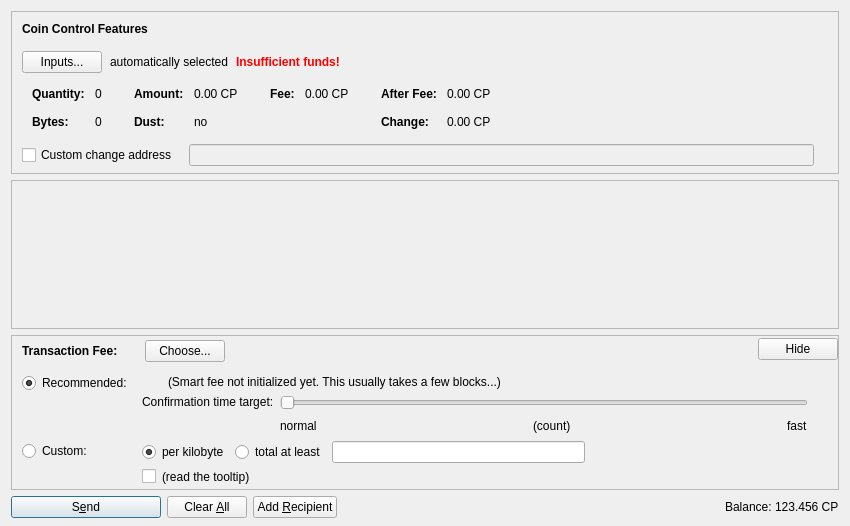
<?xml version="1.0" encoding="UTF-8"?>
<ui version="4.0">
 <class>SendCoinsDialog</class>
 <widget class="QDialog" name="SendCoinsDialog">
  <property name="geometry">
   <rect>
    <x>0</x>
    <y>0</y>
    <width>850</width>
    <height>526</height>
   </rect>
  </property>
  <property name="windowTitle">
   <string>Send Coins</string>
  </property>
  <layout class="QVBoxLayout" name="verticalLayout" stretch="0,1,0,0">
   <property name="bottomMargin">
    <number>8</number>
   </property>
   <item>
    <widget class="QFrame" name="frameCoinControl">
     <property name="sizePolicy">
      <sizepolicy hsizetype="Expanding" vsizetype="Expanding">
       <horstretch>0</horstretch>
       <verstretch>0</verstretch>
      </sizepolicy>
     </property>
     <property name="maximumSize">
      <size>
       <width>16777215</width>
       <height>16777215</height>
      </size>
     </property>
     <property name="frameShape">
      <enum>QFrame::StyledPanel</enum>
     </property>
     <property name="frameShadow">
      <enum>QFrame::Sunken</enum>
     </property>
     <layout class="QVBoxLayout" name="verticalLayoutCoinControl2">
      <property name="spacing">
       <number>0</number>
      </property>
      <property name="leftMargin">
       <number>0</number>
      </property>
      <property name="topMargin">
       <number>0</number>
      </property>
      <property name="rightMargin">
       <number>0</number>
      </property>
      <property name="bottomMargin">
       <number>6</number>
      </property>
      <item>
       <layout class="QVBoxLayout" name="verticalLayoutCoinControl" stretch="0,0,0,0,1">
        <property name="spacing">
         <number>0</number>
        </property>
        <property name="leftMargin">
         <number>10</number>
        </property>
        <property name="topMargin">
         <number>10</number>
        </property>
        <item>
         <layout class="QHBoxLayout" name="horizontalLayoutCoinControl1">
          <property name="bottomMargin">
           <number>15</number>
          </property>
          <item>
           <widget class="QLabel" name="labelCoinControlFeatures">
            <property name="sizePolicy">
             <sizepolicy hsizetype="Preferred" vsizetype="Maximum">
              <horstretch>0</horstretch>
              <verstretch>0</verstretch>
             </sizepolicy>
            </property>
            <property name="font">
             <font>
              <weight>75</weight>
              <bold>true</bold>
             </font>
            </property>
            <property name="styleSheet">
             <string notr="true">font-weight:bold;</string>
            </property>
            <property name="text">
             <string>Coin Control Features</string>
            </property>
           </widget>
          </item>
         </layout>
        </item>
        <item>
         <layout class="QHBoxLayout" name="horizontalLayoutCoinControl2" stretch="0,0,0,0">
          <property name="spacing">
           <number>8</number>
          </property>
          <property name="bottomMargin">
           <number>10</number>
          </property>
          <item>
           <widget class="QPushButton" name="pushButtonCoinControl">
            <property name="styleSheet">
             <string notr="true"/>
            </property>
            <property name="text">
             <string>Inputs...</string>
            </property>
            <property name="autoDefault">
             <bool>false</bool>
            </property>
           </widget>
          </item>
          <item>
           <widget class="QLabel" name="labelCoinControlAutomaticallySelected">
            <property name="text">
             <string>automatically selected</string>
            </property>
            <property name="margin">
             <number>5</number>
            </property>
           </widget>
          </item>
          <item>
           <widget class="QLabel" name="labelCoinControlInsuffFunds">
            <property name="font">
             <font>
              <weight>75</weight>
              <bold>true</bold>
             </font>
            </property>
            <property name="styleSheet">
             <string notr="true">color:red;font-weight:bold;</string>
            </property>
            <property name="text">
             <string>Insufficient funds!</string>
            </property>
            <property name="margin">
             <number>5</number>
            </property>
           </widget>
          </item>
          <item>
           <spacer name="horizontalSpacerCoinControl">
            <property name="orientation">
             <enum>Qt::Horizontal</enum>
            </property>
            <property name="sizeHint" stdset="0">
             <size>
              <width>40</width>
              <height>1</height>
             </size>
            </property>
           </spacer>
          </item>
         </layout>
        </item>
        <item>
         <widget class="QWidget" name="widgetCoinControl" native="true">
          <property name="sizePolicy">
           <sizepolicy hsizetype="Preferred" vsizetype="Preferred">
            <horstretch>0</horstretch>
            <verstretch>0</verstretch>
           </sizepolicy>
          </property>
          <property name="minimumSize">
           <size>
            <width>0</width>
            <height>0</height>
           </size>
          </property>
          <property name="styleSheet">
           <string notr="true"/>
          </property>
          <layout class="QHBoxLayout" name="horizontalLayoutCoinControl5">
           <property name="leftMargin">
            <number>0</number>
           </property>
           <property name="topMargin">
            <number>0</number>
           </property>
           <property name="rightMargin">
            <number>0</number>
           </property>
           <property name="bottomMargin">
            <number>0</number>
           </property>
           <item>
            <layout class="QHBoxLayout" name="horizontalLayoutCoinControl3" stretch="0,0,0,1">
             <property name="spacing">
              <number>20</number>
             </property>
             <property name="topMargin">
              <number>0</number>
             </property>
             <property name="bottomMargin">
              <number>10</number>
             </property>
             <item>
              <layout class="QFormLayout" name="formLayoutCoinControl1">
               <property name="horizontalSpacing">
                <number>10</number>
               </property>
               <property name="verticalSpacing">
                <number>14</number>
               </property>
               <property name="leftMargin">
                <number>10</number>
               </property>
               <property name="topMargin">
                <number>4</number>
               </property>
               <property name="rightMargin">
                <number>6</number>
               </property>
               <item row="0" column="0">
                <widget class="QLabel" name="labelCoinControlQuantityText">
                 <property name="font">
                  <font>
                   <weight>75</weight>
                   <bold>true</bold>
                  </font>
                 </property>
                 <property name="text">
                  <string>Quantity:</string>
                 </property>
                 <property name="margin">
                  <number>0</number>
                 </property>
                </widget>
               </item>
               <item row="0" column="1">
                <widget class="QLabel" name="labelCoinControlQuantity">
                 <property name="cursor">
                  <cursorShape>IBeamCursor</cursorShape>
                 </property>
                 <property name="contextMenuPolicy">
                  <enum>Qt::ActionsContextMenu</enum>
                 </property>
                 <property name="text">
                  <string notr="true">0</string>
                 </property>
                 <property name="margin">
                  <number>0</number>
                 </property>
                 <property name="textInteractionFlags">
                  <set>Qt::LinksAccessibleByMouse|Qt::TextSelectableByKeyboard|Qt::TextSelectableByMouse</set>
                 </property>
                </widget>
               </item>
               <item row="1" column="0">
                <widget class="QLabel" name="labelCoinControlBytesText">
                 <property name="font">
                  <font>
                   <weight>75</weight>
                   <bold>true</bold>
                  </font>
                 </property>
                 <property name="text">
                  <string>Bytes:</string>
                 </property>
                </widget>
               </item>
               <item row="1" column="1">
                <widget class="QLabel" name="labelCoinControlBytes">
                 <property name="cursor">
                  <cursorShape>IBeamCursor</cursorShape>
                 </property>
                 <property name="contextMenuPolicy">
                  <enum>Qt::ActionsContextMenu</enum>
                 </property>
                 <property name="text">
                  <string notr="true">0</string>
                 </property>
                 <property name="textInteractionFlags">
                  <set>Qt::LinksAccessibleByMouse|Qt::TextSelectableByKeyboard|Qt::TextSelectableByMouse</set>
                 </property>
                </widget>
               </item>
              </layout>
             </item>
             <item>
              <layout class="QFormLayout" name="formLayoutCoinControl2">
               <property name="horizontalSpacing">
                <number>10</number>
               </property>
               <property name="verticalSpacing">
                <number>14</number>
               </property>
               <property name="leftMargin">
                <number>6</number>
               </property>
               <property name="topMargin">
                <number>4</number>
               </property>
               <property name="rightMargin">
                <number>6</number>
               </property>
               <item row="0" column="0">
                <widget class="QLabel" name="labelCoinControlAmountText">
                 <property name="font">
                  <font>
                   <weight>75</weight>
                   <bold>true</bold>
                  </font>
                 </property>
                 <property name="text">
                  <string>Amount:</string>
                 </property>
                 <property name="margin">
                  <number>0</number>
                 </property>
                </widget>
               </item>
               <item row="0" column="1">
                <widget class="QLabel" name="labelCoinControlAmount">
                 <property name="cursor">
                  <cursorShape>IBeamCursor</cursorShape>
                 </property>
                 <property name="contextMenuPolicy">
                  <enum>Qt::ActionsContextMenu</enum>
                 </property>
                 <property name="text">
                  <string notr="true">0.00 CP</string>
                 </property>
                 <property name="textInteractionFlags">
                  <set>Qt::LinksAccessibleByMouse|Qt::TextSelectableByKeyboard|Qt::TextSelectableByMouse</set>
                 </property>
                </widget>
               </item>
               <item row="1" column="0">
                <widget class="QLabel" name="labelCoinControlLowOutputText">
                 <property name="font">
                  <font>
                   <weight>75</weight>
                   <bold>true</bold>
                  </font>
                 </property>
                 <property name="text">
                  <string>Dust:</string>
                 </property>
                </widget>
               </item>
               <item row="1" column="1">
                <widget class="QLabel" name="labelCoinControlLowOutput">
                 <property name="cursor">
                  <cursorShape>IBeamCursor</cursorShape>
                 </property>
                 <property name="contextMenuPolicy">
                  <enum>Qt::ActionsContextMenu</enum>
                 </property>
                 <property name="text">
                  <string notr="true">no</string>
                 </property>
                 <property name="textInteractionFlags">
                  <set>Qt::LinksAccessibleByMouse|Qt::TextSelectableByKeyboard|Qt::TextSelectableByMouse</set>
                 </property>
                </widget>
               </item>
              </layout>
             </item>
             <item>
              <layout class="QFormLayout" name="formLayoutCoinControl3">
               <property name="horizontalSpacing">
                <number>10</number>
               </property>
               <property name="verticalSpacing">
                <number>14</number>
               </property>
               <property name="leftMargin">
                <number>6</number>
               </property>
               <property name="topMargin">
                <number>4</number>
               </property>
               <property name="rightMargin">
                <number>6</number>
               </property>
               <item row="0" column="0">
                <widget class="QLabel" name="labelCoinControlFeeText">
                 <property name="font">
                  <font>
                   <weight>75</weight>
                   <bold>true</bold>
                  </font>
                 </property>
                 <property name="text">
                  <string>Fee:</string>
                 </property>
                 <property name="margin">
                  <number>0</number>
                 </property>
                </widget>
               </item>
               <item row="0" column="1">
                <widget class="QLabel" name="labelCoinControlFee">
                 <property name="cursor">
                  <cursorShape>IBeamCursor</cursorShape>
                 </property>
                 <property name="contextMenuPolicy">
                  <enum>Qt::ActionsContextMenu</enum>
                 </property>
                 <property name="text">
                  <string notr="true">0.00 CP</string>
                 </property>
                 <property name="textInteractionFlags">
                  <set>Qt::LinksAccessibleByMouse|Qt::TextSelectableByKeyboard|Qt::TextSelectableByMouse</set>
                 </property>
                </widget>
               </item>
              </layout>
             </item>
             <item>
              <layout class="QFormLayout" name="formLayoutCoinControl4">
               <property name="horizontalSpacing">
                <number>10</number>
               </property>
               <property name="verticalSpacing">
                <number>14</number>
               </property>
               <property name="leftMargin">
                <number>6</number>
               </property>
               <property name="topMargin">
                <number>4</number>
               </property>
               <property name="rightMargin">
                <number>6</number>
               </property>
               <item row="0" column="0">
                <widget class="QLabel" name="labelCoinControlAfterFeeText">
                 <property name="font">
                  <font>
                   <weight>75</weight>
                   <bold>true</bold>
                  </font>
                 </property>
                 <property name="text">
                  <string>After Fee:</string>
                 </property>
                 <property name="margin">
                  <number>0</number>
                 </property>
                </widget>
               </item>
               <item row="0" column="1">
                <widget class="QLabel" name="labelCoinControlAfterFee">
                 <property name="cursor">
                  <cursorShape>IBeamCursor</cursorShape>
                 </property>
                 <property name="contextMenuPolicy">
                  <enum>Qt::ActionsContextMenu</enum>
                 </property>
                 <property name="text">
                  <string notr="true">0.00 CP</string>
                 </property>
                 <property name="textInteractionFlags">
                  <set>Qt::LinksAccessibleByMouse|Qt::TextSelectableByKeyboard|Qt::TextSelectableByMouse</set>
                 </property>
                </widget>
               </item>
               <item row="1" column="0">
                <widget class="QLabel" name="labelCoinControlChangeText">
                 <property name="font">
                  <font>
                   <weight>75</weight>
                   <bold>true</bold>
                  </font>
                 </property>
                 <property name="text">
                  <string>Change:</string>
                 </property>
                </widget>
               </item>
               <item row="1" column="1">
                <widget class="QLabel" name="labelCoinControlChange">
                 <property name="cursor">
                  <cursorShape>IBeamCursor</cursorShape>
                 </property>
                 <property name="contextMenuPolicy">
                  <enum>Qt::ActionsContextMenu</enum>
                 </property>
                 <property name="text">
                  <string notr="true">0.00 CP</string>
                 </property>
                 <property name="textInteractionFlags">
                  <set>Qt::LinksAccessibleByMouse|Qt::TextSelectableByKeyboard|Qt::TextSelectableByMouse</set>
                 </property>
                </widget>
               </item>
              </layout>
             </item>
            </layout>
           </item>
          </layout>
         </widget>
        </item>
        <item>
         <layout class="QHBoxLayout" name="horizontalLayoutCoinControl4" stretch="0,0,0">
          <property name="spacing">
           <number>12</number>
          </property>
          <property name="sizeConstraint">
           <enum>QLayout::SetDefaultConstraint</enum>
          </property>
          <property name="topMargin">
           <number>5</number>
          </property>
          <property name="rightMargin">
           <number>5</number>
          </property>
          <item>
           <widget class="QCheckBox" name="checkBoxCoinControlChange">
            <property name="toolTip">
             <string>If this is activated, but the change address is empty or invalid, change will be sent to a newly generated address.</string>
            </property>
            <property name="text">
             <string>Custom change address</string>
            </property>
           </widget>
          </item>
          <item>
           <widget class="QValidatedLineEdit" name="lineEditCoinControlChange">
            <property name="enabled">
             <bool>false</bool>
            </property>
            <property name="sizePolicy">
             <sizepolicy hsizetype="Expanding" vsizetype="Fixed">
              <horstretch>0</horstretch>
              <verstretch>0</verstretch>
             </sizepolicy>
            </property>
           </widget>
          </item>
          <item>
           <widget class="QLabel" name="labelCoinControlChangeLabel">
            <property name="sizePolicy">
             <sizepolicy hsizetype="Preferred" vsizetype="Expanding">
              <horstretch>0</horstretch>
              <verstretch>0</verstretch>
             </sizepolicy>
            </property>
            <property name="minimumSize">
             <size>
              <width>0</width>
              <height>0</height>
             </size>
            </property>
            <property name="text">
             <string/>
            </property>
            <property name="margin">
             <number>3</number>
            </property>
           </widget>
          </item>
         </layout>
        </item>
        <item>
         <spacer name="verticalSpacerCoinControl">
          <property name="orientation">
           <enum>Qt::Vertical</enum>
          </property>
          <property name="sizeHint" stdset="0">
           <size>
            <width>800</width>
            <height>1</height>
           </size>
          </property>
         </spacer>
        </item>
       </layout>
      </item>
     </layout>
    </widget>
   </item>
   <item>
    <widget class="QScrollArea" name="scrollArea">
     <property name="widgetResizable">
      <bool>true</bool>
     </property>
     <widget class="QWidget" name="scrollAreaWidgetContents">
      <property name="geometry">
       <rect>
        <x>0</x>
        <y>0</y>
        <width>830</width>
        <height>104</height>
       </rect>
      </property>
      <layout class="QVBoxLayout" name="verticalLayout_2" stretch="0,1">
       <property name="leftMargin">
        <number>0</number>
       </property>
       <property name="topMargin">
        <number>0</number>
       </property>
       <property name="rightMargin">
        <number>0</number>
       </property>
       <property name="bottomMargin">
        <number>0</number>
       </property>
       <item>
        <layout class="QVBoxLayout" name="entries">
         <property name="spacing">
          <number>6</number>
         </property>
        </layout>
       </item>
       <item>
        <spacer name="verticalSpacer">
         <property name="orientation">
          <enum>Qt::Vertical</enum>
         </property>
         <property name="sizeHint" stdset="0">
          <size>
           <width>20</width>
           <height>40</height>
          </size>
         </property>
        </spacer>
       </item>
      </layout>
     </widget>
    </widget>
   </item>
   <item>
    <widget class="QFrame" name="frameFee">
     <property name="sizePolicy">
      <sizepolicy hsizetype="Expanding" vsizetype="Expanding">
       <horstretch>0</horstretch>
       <verstretch>0</verstretch>
      </sizepolicy>
     </property>
     <property name="maximumSize">
      <size>
       <width>16777215</width>
       <height>16777215</height>
      </size>
     </property>
     <property name="frameShape">
      <enum>QFrame::StyledPanel</enum>
     </property>
     <property name="frameShadow">
      <enum>QFrame::Sunken</enum>
     </property>
     <layout class="QVBoxLayout" name="verticalLayoutFee1">
      <property name="spacing">
       <number>0</number>
      </property>
      <property name="leftMargin">
       <number>0</number>
      </property>
      <property name="topMargin">
       <number>0</number>
      </property>
      <property name="rightMargin">
       <number>0</number>
      </property>
      <property name="bottomMargin">
       <number>0</number>
      </property>
      <item>
       <layout class="QVBoxLayout" name="verticalLayoutFee2" stretch="0,0,0">
        <property name="spacing">
         <number>0</number>
        </property>
        <property name="leftMargin">
         <number>10</number>
        </property>
        <property name="topMargin">
         <number>0</number>
        </property>
        <item>
         <layout class="QHBoxLayout" name="horizontalLayoutFee1">
          <property name="bottomMargin">
           <number>0</number>
          </property>
          <item>
           <layout class="QVBoxLayout" name="verticalLayoutFee7">
            <property name="spacing">
             <number>0</number>
            </property>
            <item>
             <spacer name="verticalSpacerSmartFee">
              <property name="orientation">
               <enum>Qt::Vertical</enum>
              </property>
              <property name="sizeType">
               <enum>QSizePolicy::Fixed</enum>
              </property>
              <property name="sizeHint" stdset="0">
               <size>
                <width>1</width>
                <height>4</height>
               </size>
              </property>
             </spacer>
            </item>
            <item>
             <layout class="QHBoxLayout" name="horizontalLayoutSmartFee">
              <property name="spacing">
               <number>10</number>
              </property>
              <item>
               <widget class="QLabel" name="labelFeeHeadline">
                <property name="sizePolicy">
                 <sizepolicy hsizetype="Preferred" vsizetype="Maximum">
                  <horstretch>0</horstretch>
                  <verstretch>0</verstretch>
                 </sizepolicy>
                </property>
                <property name="font">
                 <font>
                  <weight>75</weight>
                  <bold>true</bold>
                 </font>
                </property>
                <property name="styleSheet">
                 <string notr="true">font-weight:bold;</string>
                </property>
                <property name="text">
                 <string>Transaction Fee:</string>
                </property>
               </widget>
              </item>
              <item>
               <widget class="QLabel" name="labelFeeMinimized">
                <property name="text">
                 <string/>
                </property>
               </widget>
              </item>
              <item>
               <widget class="QPushButton" name="buttonChooseFee">
                <property name="text">
                 <string>Choose...</string>
                </property>
               </widget>
              </item>
             </layout>
            </item>
            <item>
             <spacer name="verticalSpacer_5">
              <property name="orientation">
               <enum>Qt::Vertical</enum>
              </property>
              <property name="sizeHint" stdset="0">
               <size>
                <width>1</width>
                <height>1</height>
               </size>
              </property>
             </spacer>
            </item>
           </layout>
          </item>
          <item>
           <spacer name="horizontalSpacer_4">
            <property name="orientation">
             <enum>Qt::Horizontal</enum>
            </property>
            <property name="sizeHint" stdset="0">
             <size>
              <width>40</width>
              <height>20</height>
             </size>
            </property>
           </spacer>
          </item>
          <item>
           <widget class="QPushButton" name="buttonMinimizeFee">
            <property name="toolTip">
             <string>collapse fee-settings</string>
            </property>
            <property name="text">
             <string>Hide</string>
            </property>
           </widget>
          </item>
         </layout>
        </item>
        <item>
         <widget class="QFrame" name="frameFeeSelection">
          <layout class="QVBoxLayout" name="verticalLayoutFee12">
           <property name="spacing">
            <number>0</number>
           </property>
           <property name="leftMargin">
            <number>0</number>
           </property>
           <property name="topMargin">
            <number>0</number>
           </property>
           <property name="rightMargin">
            <number>0</number>
           </property>
           <property name="bottomMargin">
            <number>0</number>
           </property>
           <item>
            <layout class="QGridLayout" name="gridLayoutFee">
             <property name="topMargin">
              <number>10</number>
             </property>
             <property name="bottomMargin">
              <number>4</number>
             </property>
             <property name="horizontalSpacing">
              <number>10</number>
             </property>
             <property name="verticalSpacing">
              <number>4</number>
             </property>
             <item row="1" column="1">
              <layout class="QVBoxLayout" name="verticalLayoutFee8">
               <property name="spacing">
                <number>6</number>
               </property>
               <item>
                <layout class="QHBoxLayout" name="horizontalLayoutFee13">
                 <item>
                  <widget class="QRadioButton" name="radioCustomPerKilobyte">
                   <property name="toolTip">
                    <string>If the custom fee is set to 1000 satoshis and the transaction is only 250 bytes, then &quot;per kilobyte&quot; only pays 250 satoshis in fee, while &quot;total at least&quot; pays 1000 satoshis. For transactions bigger than a kilobyte both pay by kilobyte.</string>
                   </property>
                   <property name="text">
                    <string>per kilobyte</string>
                   </property>
                   <property name="checked">
                    <bool>true</bool>
                   </property>
                   <attribute name="buttonGroup">
                    <string notr="true">groupCustomFee</string>
                   </attribute>
                  </widget>
                 </item>
                 <item>
                  <widget class="QRadioButton" name="radioCustomAtLeast">
                   <property name="toolTip">
                    <string>If the custom fee is set to 1000 satoshis and the transaction is only 250 bytes, then &quot;per kilobyte&quot; only pays 250 satoshis in fee, while &quot;total at least&quot; pays 1000 satoshis. For transactions bigger than a kilobyte both pay by kilobyte.</string>
                   </property>
                   <property name="text">
                    <string>total at least</string>
                   </property>
                   <attribute name="buttonGroup">
                    <string notr="true">groupCustomFee</string>
                   </attribute>
                  </widget>
                 </item>
                 <item>
                  <widget class="BitcoinAmountField" name="customFee"/>
                 </item>
                 <item>
                  <spacer name="horizontalSpacer_6">
                   <property name="orientation">
                    <enum>Qt::Horizontal</enum>
                   </property>
                   <property name="sizeHint" stdset="0">
                    <size>
                     <width>1</width>
                     <height>1</height>
                    </size>
                   </property>
                  </spacer>
                 </item>
                </layout>
               </item>
               <item>
                <layout class="QHBoxLayout" name="horizontalLayoutFee8">
                 <item>
                  <widget class="QCheckBox" name="checkBoxMinimumFee">
                   <property name="toolTip">
                    <string>Paying only the minimum fee is just fine as long as there is less transaction volume than space in the blocks. But be aware that this can end up in a never confirming transaction once there is more demand for coolpal transactions than the network can process.</string>
                   </property>
                   <property name="text">
                    <string/>
                   </property>
                  </widget>
                 </item>
                 <item>
                  <widget class="QLabel" name="labelMinFeeWarning">
                   <property name="enabled">
                    <bool>true</bool>
                   </property>
                   <property name="toolTip">
                    <string>Paying only the minimum fee is just fine as long as there is less transaction volume than space in the blocks. But be aware that this can end up in a never confirming transaction once there is more demand for coolpal transactions than the network can process.</string>
                   </property>
                   <property name="text">
                    <string>(read the tooltip)</string>
                   </property>
                   <property name="margin">
                    <number>5</number>
                   </property>
                  </widget>
                 </item>
                 <item>
                  <spacer name="horizontalSpacer_2">
                   <property name="orientation">
                    <enum>Qt::Horizontal</enum>
                   </property>
                   <property name="sizeHint" stdset="0">
                    <size>
                     <width>1</width>
                     <height>1</height>
                    </size>
                   </property>
                  </spacer>
                 </item>
                </layout>
               </item>
              </layout>
             </item>
             <item row="0" column="0">
              <layout class="QVBoxLayout" name="verticalLayoutFee4" stretch="0,1">
               <item>
                <widget class="QRadioButton" name="radioSmartFee">
                 <property name="text">
                  <string>Recommended:</string>
                 </property>
                 <property name="checked">
                  <bool>true</bool>
                 </property>
                 <attribute name="buttonGroup">
                  <string notr="true">groupFee</string>
                 </attribute>
                </widget>
               </item>
               <item>
                <spacer name="verticalSpacer_2">
                 <property name="orientation">
                  <enum>Qt::Vertical</enum>
                 </property>
                 <property name="sizeHint" stdset="0">
                  <size>
                   <width>1</width>
                   <height>1</height>
                  </size>
                 </property>
                </spacer>
               </item>
              </layout>
             </item>
             <item row="1" column="0">
              <layout class="QVBoxLayout" name="verticalLayoutFee9" stretch="0,1">
               <item>
                <widget class="QRadioButton" name="radioCustomFee">
                 <property name="text">
                  <string>Custom:</string>
                 </property>
                 <attribute name="buttonGroup">
                  <string notr="true">groupFee</string>
                 </attribute>
                </widget>
               </item>
               <item>
                <spacer name="verticalSpacer_6">
                 <property name="orientation">
                  <enum>Qt::Vertical</enum>
                 </property>
                 <property name="sizeHint" stdset="0">
                  <size>
                   <width>1</width>
                   <height>1</height>
                  </size>
                 </property>
                </spacer>
               </item>
              </layout>
             </item>
             <item row="0" column="1">
              <layout class="QVBoxLayout" name="verticalLayoutFee3" stretch="0,0,1">
               <property name="spacing">
                <number>6</number>
               </property>
               <property name="topMargin">
                <number>2</number>
               </property>
               <item>
                <layout class="QHBoxLayout" name="horizontalLayoutFee12">
                 <item>
                  <widget class="QLabel" name="labelSmartFee">
                   <property name="text">
                    <string/>
                   </property>
                   <property name="margin">
                    <number>2</number>
                   </property>
                  </widget>
                 </item>
                 <item>
                  <widget class="QLabel" name="labelFeeEstimation">
                   <property name="text">
                    <string/>
                   </property>
                  </widget>
                 </item>
                 <item>
                  <widget class="QLabel" name="labelSmartFee2">
                   <property name="text">
                    <string>(Smart fee not initialized yet. This usually takes a few blocks...)</string>
                   </property>
                   <property name="margin">
                    <number>2</number>
                   </property>
                  </widget>
                 </item>
                 <item>
                  <spacer name="horizontalSpacer_5">
                   <property name="orientation">
                    <enum>Qt::Horizontal</enum>
                   </property>
                   <property name="sizeHint" stdset="0">
                    <size>
                     <width>1</width>
                     <height>1</height>
                    </size>
                   </property>
                  </spacer>
                 </item>
                </layout>
               </item>
               <item>
                <layout class="QHBoxLayout" name="horizontalLayoutFee9">
                 <item>
                  <layout class="QVBoxLayout" name="verticalLayoutFee6">
                   <item>
                    <widget class="QLabel" name="labelSmartFee3">
                     <property name="text">
                      <string>Confirmation time target:</string>
                     </property>
                     <property name="margin">
                      <number>2</number>
                     </property>
                    </widget>
                   </item>
                   <item>
                    <spacer name="verticalSpacer_3">
                     <property name="orientation">
                      <enum>Qt::Vertical</enum>
                     </property>
                     <property name="sizeHint" stdset="0">
                      <size>
                       <width>1</width>
                       <height>1</height>
                      </size>
                     </property>
                    </spacer>
                   </item>
                  </layout>
                 </item>
                 <item>
                  <layout class="QVBoxLayout" name="verticalLayoutFee5">
                   <property name="rightMargin">
                    <number>30</number>
                   </property>
                   <item>
                    <widget class="QSlider" name="sliderSmartFee">
                     <property name="minimum">
                      <number>0</number>
                     </property>
                     <property name="maximum">
                      <number>23</number>
                     </property>
                     <property name="pageStep">
                      <number>1</number>
                     </property>
                     <property name="value">
                      <number>0</number>
                     </property>
                     <property name="orientation">
                      <enum>Qt::Horizontal</enum>
                     </property>
                     <property name="invertedAppearance">
                      <bool>false</bool>
                     </property>
                     <property name="invertedControls">
                      <bool>false</bool>
                     </property>
                     <property name="tickPosition">
                      <enum>QSlider::NoTicks</enum>
                     </property>
                    </widget>
                   </item>
                   <item>
                    <layout class="QHBoxLayout" name="horizontalLayoutFee10">
                     <item>
                      <widget class="QLabel" name="labelSmartFeeNormal">
                       <property name="text">
                        <string>normal</string>
                       </property>
                      </widget>
                     </item>
                     <item>
                      <spacer name="horizontalSpacer_7">
                       <property name="orientation">
                        <enum>Qt::Horizontal</enum>
                       </property>
                       <property name="sizeHint" stdset="0">
                        <size>
                         <width>40</width>
                         <height>20</height>
                        </size>
                       </property>
                      </spacer>
                     </item>
                     <item>
                      <widget class="QLabel" name="confirmationTargetLabel">
                       <property name="text">
                        <string notr="true">(count)</string>
                       </property>
                      </widget>
                     </item>
                     <item>
                      <spacer name="horizontalSpacer_3">
                       <property name="orientation">
                        <enum>Qt::Horizontal</enum>
                       </property>
                       <property name="sizeHint" stdset="0">
                        <size>
                         <width>40</width>
                         <height>20</height>
                        </size>
                       </property>
                      </spacer>
                     </item>
                     <item>
                      <widget class="QLabel" name="labelSmartFeeFast">
                       <property name="text">
                        <string>fast</string>
                       </property>
                      </widget>
                     </item>
                    </layout>
                   </item>
                  </layout>
                 </item>
                </layout>
               </item>
               <item>
                <spacer name="verticalSpacer_4">
                 <property name="orientation">
                  <enum>Qt::Vertical</enum>
                 </property>
                 <property name="sizeHint" stdset="0">
                  <size>
                   <width>1</width>
                   <height>1</height>
                  </size>
                 </property>
                </spacer>
               </item>
              </layout>
             </item>
            </layout>
           </item>
          </layout>
         </widget>
        </item>
        <item>
         <spacer name="verticalSpacerFee">
          <property name="orientation">
           <enum>Qt::Vertical</enum>
          </property>
          <property name="sizeHint" stdset="0">
           <size>
            <width>800</width>
            <height>1</height>
           </size>
          </property>
         </spacer>
        </item>
       </layout>
      </item>
     </layout>
    </widget>
   </item>
   <item>
    <layout class="QHBoxLayout" name="horizontalLayout">
     <item>
      <widget class="QPushButton" name="sendButton">
       <property name="minimumSize">
        <size>
         <width>150</width>
         <height>0</height>
        </size>
       </property>
       <property name="toolTip">
        <string>Confirm the send action</string>
       </property>
       <property name="text">
        <string>S&amp;end</string>
       </property>
       <property name="icon">
        <iconset resource="../bitcoin.qrc">
         <normaloff>:/icons/send</normaloff>:/icons/send</iconset>
       </property>
       <property name="autoDefault">
        <bool>false</bool>
       </property>
       <property name="default">
        <bool>true</bool>
       </property>
      </widget>
     </item>
     <item>
      <widget class="QPushButton" name="clearButton">
       <property name="sizePolicy">
        <sizepolicy hsizetype="Minimum" vsizetype="Fixed">
         <horstretch>0</horstretch>
         <verstretch>0</verstretch>
        </sizepolicy>
       </property>
       <property name="toolTip">
        <string>Clear all fields of the form.</string>
       </property>
       <property name="text">
        <string>Clear &amp;All</string>
       </property>
       <property name="icon">
        <iconset resource="../bitcoin.qrc">
         <normaloff>:/icons/remove</normaloff>:/icons/remove</iconset>
       </property>
       <property name="autoDefault">
        <bool>false</bool>
       </property>
      </widget>
     </item>
     <item>
      <widget class="QPushButton" name="addButton">
       <property name="toolTip">
        <string>Send to multiple recipients at once</string>
       </property>
       <property name="text">
        <string>Add &amp;Recipient</string>
       </property>
       <property name="icon">
        <iconset resource="../bitcoin.qrc">
         <normaloff>:/icons/add</normaloff>:/icons/add</iconset>
       </property>
       <property name="autoDefault">
        <bool>false</bool>
       </property>
      </widget>
     </item>
     <item>
      <spacer name="horizontalSpacer">
       <property name="orientation">
        <enum>Qt::Horizontal</enum>
       </property>
       <property name="sizeHint" stdset="0">
        <size>
         <width>40</width>
         <height>20</height>
        </size>
       </property>
      </spacer>
     </item>
     <item>
      <layout class="QHBoxLayout" name="horizontalLayout_2">
       <property name="spacing">
        <number>3</number>
       </property>
       <item>
        <widget class="QLabel" name="label">
         <property name="sizePolicy">
          <sizepolicy hsizetype="Preferred" vsizetype="Fixed">
           <horstretch>0</horstretch>
           <verstretch>0</verstretch>
          </sizepolicy>
         </property>
         <property name="text">
          <string>Balance:</string>
         </property>
        </widget>
       </item>
       <item>
        <widget class="QLabel" name="labelBalance">
         <property name="sizePolicy">
          <sizepolicy hsizetype="Preferred" vsizetype="Fixed">
           <horstretch>0</horstretch>
           <verstretch>0</verstretch>
          </sizepolicy>
         </property>
         <property name="cursor">
          <cursorShape>IBeamCursor</cursorShape>
         </property>
         <property name="text">
          <string notr="true">123.456 CP</string>
         </property>
         <property name="textInteractionFlags">
          <set>Qt::LinksAccessibleByMouse|Qt::TextSelectableByKeyboard|Qt::TextSelectableByMouse</set>
         </property>
        </widget>
       </item>
      </layout>
     </item>
    </layout>
   </item>
  </layout>
 </widget>
 <customwidgets>
  <customwidget>
   <class>QValidatedLineEdit</class>
   <extends>QLineEdit</extends>
   <header>qvalidatedlineedit.h</header>
  </customwidget>
  <customwidget>
   <class>BitcoinAmountField</class>
   <extends>QLineEdit</extends>
   <header>bitcoinamountfield.h</header>
   <container>1</container>
  </customwidget>
 </customwidgets>
 <resources>
  <include location="../bitcoin.qrc"/>
 </resources>
 <connections/>
 <buttongroups>
  <buttongroup name="groupFee"/>
  <buttongroup name="groupCustomFee"/>
 </buttongroups>
</ui>
